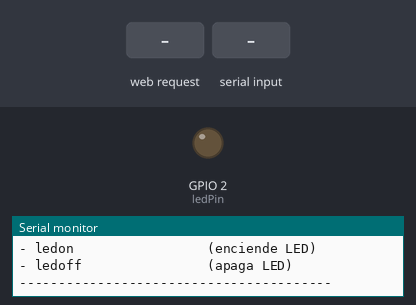
A sketch run on a simulated ESP32. On the bench: output pins drawn as LEDs (lit = HIGH), the last lines printed to the serial monitor. The inputs (shaded band) are chosen by the test bench. WiFi joins after 1.5 s; servers stay silent unless stated.

Above: at 2.7 s.
2.8 s: HTTP request GET /on received
At 3.4 s:
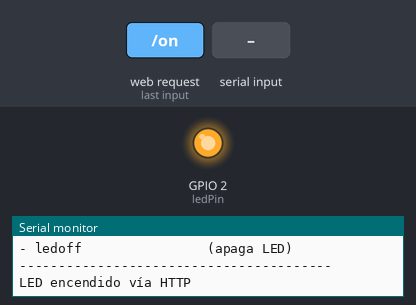
5.8 s: HTTP request GET /off received
At 6.8 s:
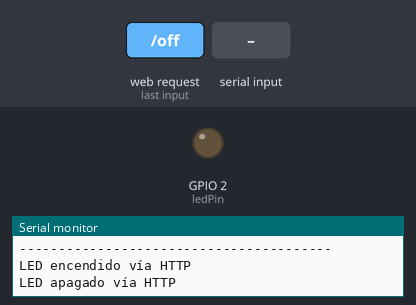
7.3 s: "ledon\n" received over Serial
At 7.8 s:
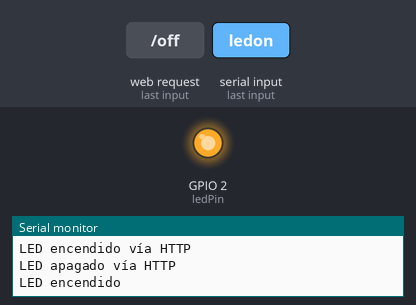
8.8 s: "ledoff\n" received over Serial
At 10.2 s:
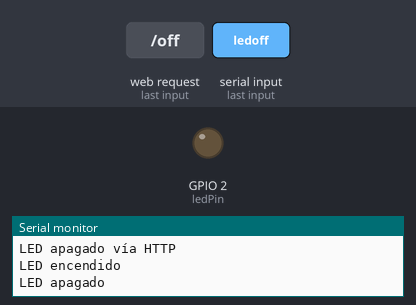
Timing chart, 0 to 11.3 s (numbered marks = the images above; inputs shaded):
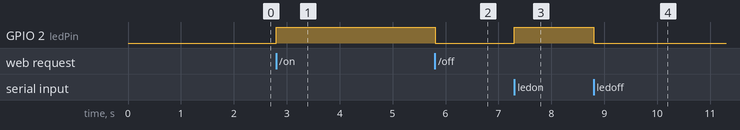

The sketch:

Estrella.ino
```cpp
#include <WiFi.h>
#include <ESP32Ping.h>


const char* ssid     = "Edge50FusiondeFelipe";
const char* password = "Hola1345";

const int ledPin = 2;
WiFiServer server(80);
String header;

void setup() {
  Serial.begin(115200);
  pinMode(ledPin, OUTPUT);
  digitalWrite(ledPin, LOW);

  Serial.print("Conectando a "); Serial.println(ssid);
  WiFi.begin(ssid, password);
  while (WiFi.status() != WL_CONNECTED) {
    delay(500); Serial.print(".");
  }
  Serial.println("\nWiFi conectado");
  Serial.print("IP ESP32: "); Serial.println(WiFi.localIP());
  Serial.println("\nComandos disponibles:");
  Serial.println("- ping 192.168.137.1    (hace 5 pings a la IP)");
  Serial.println("- ledon                 (enciende LED)");
  Serial.println("- ledoff                (apaga LED)");
  Serial.println("----------------------------------------");

  server.begin();
}

// Función para parsear IP desde string
IPAddress parseIP(String ipStr) {
  IPAddress ip;
  if (ip.fromString(ipStr)) {
    return ip;
  }
  return IPAddress(0, 0, 0, 0);  // IP inválida
}

// Función para ejecutar ping con estadísticas
void ejecutarPing(IPAddress targetIP) {
  if (targetIP == IPAddress(0, 0, 0, 0)) {
    Serial.println("IP inválida");
    return;
  }

  Serial.print("PING "); Serial.print(targetIP);
  Serial.println(" 56 bytes de datos:");

  int pingsEnviados = 0;
  int pingsRecibidos = 0;
  float tiempoTotal = 0;
  float tiempoMin = 999999;
  float tiempoMax = 0;

  for (int i = 0; i < 5; i++) {
    pingsEnviados++;
    unsigned long startTime = millis();

    if (Ping.ping(targetIP, 1)) {  // 1 ping por vez
      pingsRecibidos++;
      float tiempo = Ping.averageTime();
      tiempoTotal += tiempo;

      if (tiempo < tiempoMin) tiempoMin = tiempo;
      if (tiempo > tiempoMax) tiempoMax = tiempo;

      Serial.print("64 bytes desde "); Serial.print(targetIP);
      Serial.print(": tiempo="); Serial.print(tiempo, 1);
      Serial.println("ms");
    } else {
      Serial.println("Tiempo de espera agotado para solicitud ICMP.");
    }

    delay(1000);
  }

  // Mostrar estadísticas finales
  Serial.println();
  Serial.print("--- estadísticas de ping de "); Serial.print(targetIP);
  Serial.println(" ---");
  Serial.print(pingsEnviados); Serial.print(" paquetes transmitidos, ");
  Serial.print(pingsRecibidos); Serial.print(" recibidos, ");

  int perdida = ((pingsEnviados - pingsRecibidos) * 100) / pingsEnviados;
  Serial.print(perdida); Serial.println("% de pérdida de paquetes");

  if (pingsRecibidos > 0) {
    float promedio = tiempoTotal / pingsRecibidos;
    Serial.print("rtt min/avg/max = ");
    Serial.print(tiempoMin, 1); Serial.print("/");
    Serial.print(promedio, 1); Serial.print("/");
    Serial.print(tiempoMax, 1); Serial.println(" ms");
  }
  Serial.println();
}

void loop() {
  // Procesar comandos desde el monitor serie
  if (Serial.available()) {
    String comando = Serial.readStringUntil('\n');
    comando.trim();

    if (comando.startsWith("ping ")) {
      String ipStr = comando.substring(5);  // Extraer IP después de "ping "
      IPAddress targetIP = parseIP(ipStr);
      ejecutarPing(targetIP);
    }
    else if (comando == "ledon") {
      digitalWrite(ledPin, HIGH);
      Serial.println("LED encendido");
    }
    else if (comando == "ledoff") {
      digitalWrite(ledPin, LOW);
      Serial.println("LED apagado");
    }
    else if (comando.length() > 0) {
      Serial.println("Comando no reconocido");
      Serial.println("Uso: ping 192.168.137.1");
    }
  }

  // Servidor web para controlar el LED
  WiFiClient client = server.available();
  if (client) {
    String currentLine = "";
    unsigned long currentTime = millis();
    unsigned long previousTime = currentTime;
    const long timeoutTime = 2000;

    while (client.connected() && currentTime - previousTime <= timeoutTime) {
      currentTime = millis();
      if (client.available()) {
        char c = client.read();
        header += c;
        if (c == '\n') {
          if (currentLine.length() == 0) {
            if (header.indexOf("GET /on")  >= 0) {
              digitalWrite(ledPin, HIGH);
              Serial.println("LED encendido vía HTTP");
            }
            if (header.indexOf("GET /off") >= 0) {
              digitalWrite(ledPin, LOW);
              Serial.println("LED apagado vía HTTP");
            }

            client.println("HTTP/1.1 200 OK");
            client.println("Content-Type: text/html; charset=UTF-8");
            client.println("Connection: close");
            client.println();
            client.println("<!DOCTYPE html><html><head>"
                           "<meta name='viewport' content='width=device-width,initial-scale=1'>"
                           "<style>body{font-family:Arial;text-align:center;margin-top:40px}"
                           "a{padding:14px 32px;text-decoration:none;color:#fff;border-radius:4px;margin:10px}"
                           ".on{background:#4CAF50}.off{background:#555}</style></head><body>");
            client.println("<h2>ESP32 Control LED</h2>");
            client.print("<p>IP: "); client.print(WiFi.localIP()); client.println("</p>");
            client.println("<p><a href=\"/on\"  class=\"on\">ENCENDER</a></p>");
            client.println("<p><a href=\"/off\" class=\"off\">APAGAR</a></p>");
            client.println("</body></html>");
            break;
          } else { currentLine = ""; }
        } else if (c != '\r') { currentLine += c; }
      }
    }
    header = "";
    client.stop();
  }
}
```

Measured:
- after the input at 2.8 s, GPIO 2 (ledPin): LOW → HIGH at once
- after the input at 5.8 s, GPIO 2 (ledPin): HIGH → LOW at once
- after the input at 7.3 s, GPIO 2 (ledPin): LOW → HIGH at once
- after the input at 8.8 s, GPIO 2 (ledPin): HIGH → LOW at once
